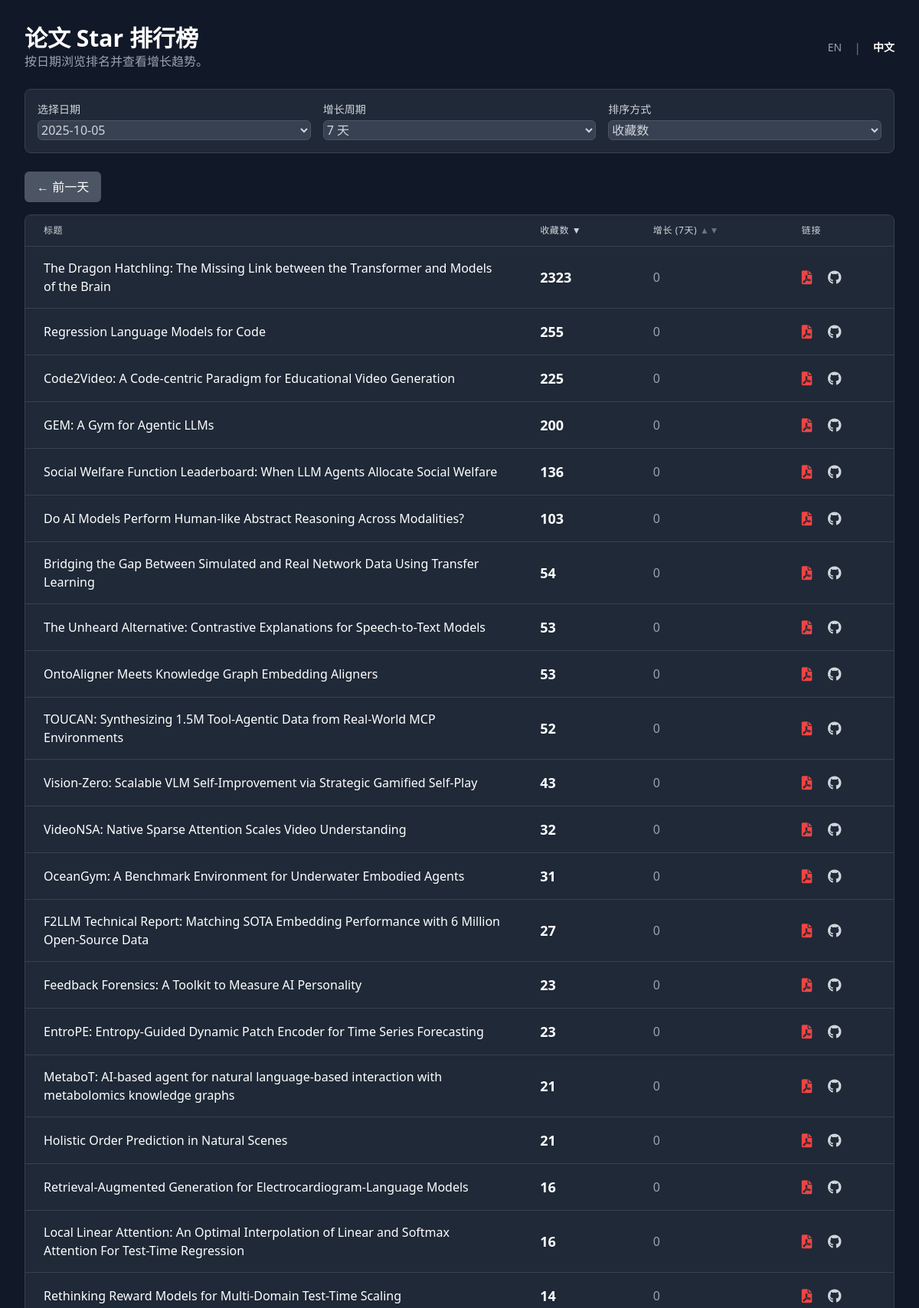
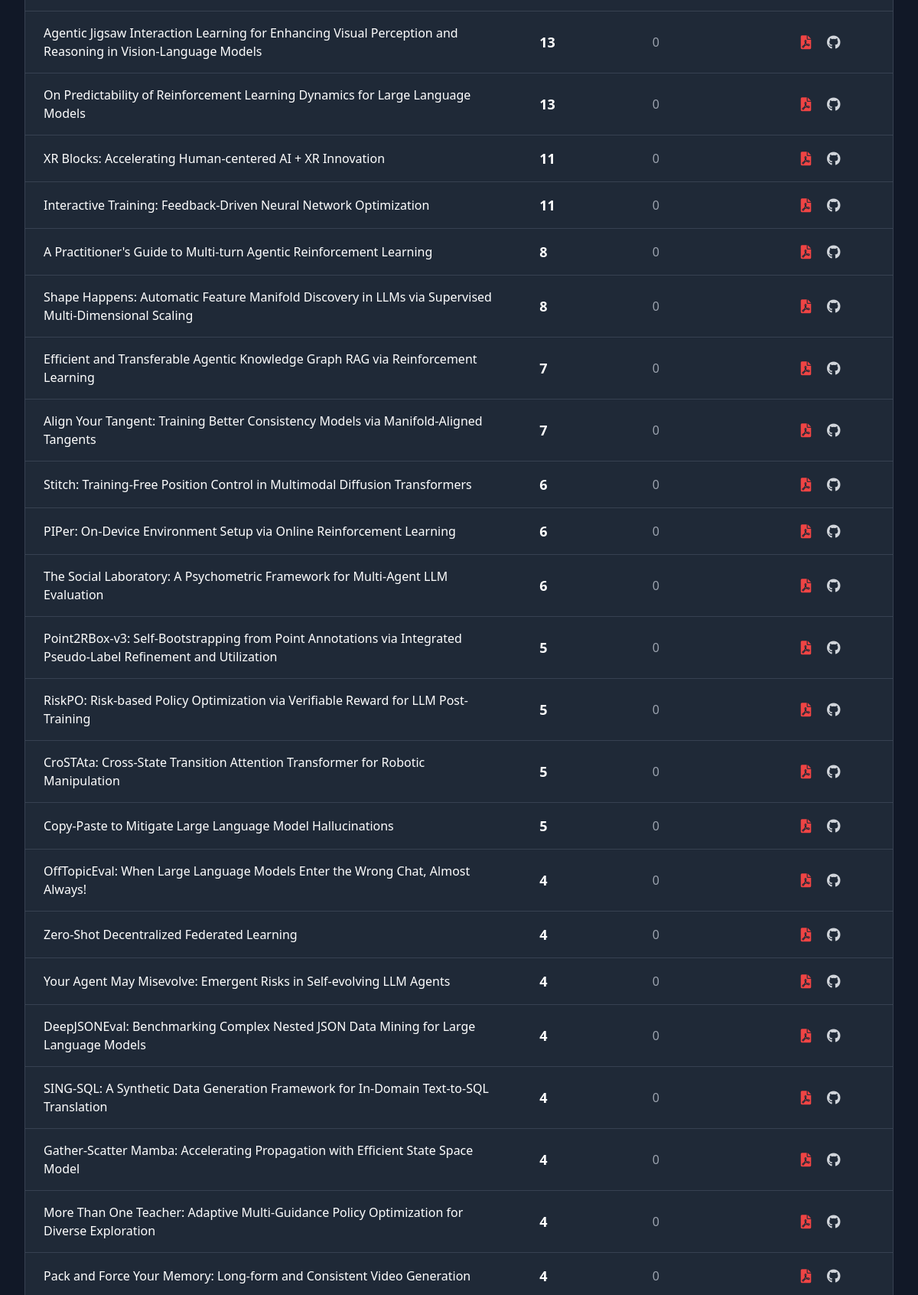
Page /?lang=zh (upper part) on the committed database (2 pictures, top to bottom).
### tables this page shows
CREATE TABLE star_counts (
                id INTEGER PRIMARY KEY AUTOINCREMENT,
                paper_id INTEGER,
                check_date TEXT,
                stars INTEGER,
                FOREIGN KEY (paper_id) REFERENCES papers (id),
                UNIQUE(paper_id, check_date)
            );

CREATE TABLE papers (
                id INTEGER PRIMARY KEY AUTOINCREMENT,
                arxiv_id TEXT UNIQUE NOT NULL,
                title TEXT,
                pdf_link TEXT,
                published_date TEXT,
                github_link TEXT
            );

### app.py (the view)
@app.route("/")
def index():
    db = get_db()
    lang = request.args.get('lang', 'en')
    if lang not in TRANSLATIONS:
        lang = 'en'
    T = TRANSLATIONS[lang]
    if db is None:
        return render_template("index.html", error=T['error_no_db'], T=T, lang=lang)
    cursor = db.cursor()
    cursor.execute("SELECT DISTINCT check_date FROM star_counts ORDER BY check_date DESC")
    available_dates = [row['check_date'] for row in cursor.fetchall()]
    if not available_dates:
        return render_template("index.html", data=[], available_dates=[], T=T, lang=lang, no_data=True)
    selected_date = request.args.get("date", available_dates[0])
    growth_days = int(request.args.get("growth_days", 7))
    sort_by = request.args.get("sort_by", "stars")
    order = request.args.get("order", "desc")
    page = int(request.args.get("page", 1))
    per_page = 50
    order_direction = "ASC" if order.lower() == "asc" else "DESC"
    sort_column = "growth" if sort_by == "growth" else "current_stars"
    query = f"""
        SELECT
            p.title AS "Title",
            p.pdf_link AS "Pdf_Link",
            p.github_link AS "Github_Link",
            p.arxiv_id AS "Arxiv_ID",
            s1.stars AS current_stars,
            (s1.stars - IFNULL(s2.stars, s1.stars)) AS growth
        FROM papers p
        JOIN star_counts s1 ON p.id = s1.paper_id
        LEFT JOIN star_counts s2 ON p.id = s2.paper_id AND s2.check_date = (
            SELECT MAX(check_date)
            FROM star_counts
            WHERE paper_id = p.id AND check_date < DATE(?, '-{growth_days} days')
        )
        WHERE s1.check_date = ?
        ORDER BY {sort_column} {order_direction}, current_stars DESC
    """
    cursor.execute(query, (selected_date, selected_date))
    all_data = cursor.fetchall()
    total_items = len(all_data)
    total_pages = (total_items + per_page - 1) // per_page
    if page > total_pages and total_pages > 0:
        return redirect(url_for_params('index', page=total_pages))
    start_index = (page - 1) * per_page
    end_index = start_index + per_page
    paginated_data = all_data[start_index:end_index]
    prev_date, next_date = None, None
    if selected_date in available_dates:
        current_index = available_dates.index(selected_date)
        if current_index < len(available_dates) - 1:
            prev_date = available_dates[current_index + 1] # Dates are DESC
        if current_index > 0:
            next_date = available_dates[current_index - 1]
    return render_template(
        "index.html",
        data=[dict(row) for row in paginated_data], # Convert rows to dicts
        page=page,
        total_pages=total_pages,
        total_items=total_items,
        start_index=start_index,
        end_index=min(end_index, total_items),
        sort_by=sort_by,
        order=order,
        date_cols=available_dates,
        selected_date=selected_date,
        growth_days=growth_days,
        growth_col_name="growth", # For consistency in template
        prev_date=prev_date,
        next_date=next_date,
        lang=lang,
        T=T
    )

### app.py (called while the page is built)
def get_db():
    if 'db' not in g:
        if not os.path.exists(DATABASE):
            return None # Return None if the database file does not exist
        g.db = sqlite3.connect(DATABASE)
        g.db.row_factory = sqlite3.Row
    return g.db

@app.context_processor
def utility_processor():
    def url_for_params(endpoint, **values):
        args = request.args.copy()
        for key, value in values.items():
            args[key] = value
        return url_for(endpoint, **args)
    return dict(url_for_params=url_for_params)

### templates/index.html (shortened to what this page needs)
<!DOCTYPE html>
<html lang="{{ lang }}">
<head>
    <script src="https://cdn.tailwindcss.com"></script>
    <link href="https://cdnjs.cloudflare.com/ajax/libs/font-awesome/6.0.0-beta3/css/all.min.css" rel="stylesheet">
</head>
<body class="font-sans">
    <div class="container mx-auto p-4 md:p-8 max-w-7xl">
        <header class="flex justify-between items-center mb-6">
            <div>
                <h1 class="text-3xl font-bold text-white">{{ T.main_header }}</h1>
                <p class="text-gray-400">{{ T.sub_header }}</p>
            </div>
            <div class="flex items-center space-x-4">
                <a href="{{ url_for_params('index', lang='en') }}" class="text-sm {{ 'font-bold text-white' if lang == 'en' else 'text-gray-400 hover:text-white' }}">EN</a>
                <span class="text-gray-500">|</span>
                <a href="{{ url_for_params('index', lang='zh') }}" class="text-sm {{ 'font-bold text-white' if lang == 'zh' else 'text-gray-400 hover:text-white' }}">中文</a>
            </div>
        </header>
        {% if error %}
            <div class="card p-4 rounded-lg mb-6 error-message text-center">
                {{ error }}
            </div>
        {% else %}
        <div class="card p-4 rounded-lg mb-6">
            <form method="GET" action="{{ url_for('index') }}" class="grid grid-cols-1 md:grid-cols-3 gap-4 items-end">
                <div>
                    <label for="date" class="block text-sm font-medium mb-1">{{ T.select_date }}</label>
                    <select id="date" name="date" class="form-select w-full rounded-md" onchange="this.form.submit()">
                        {% for d in date_cols %}
                        <option value="{{ d }}" {% if d == selected_date %}selected{% endif %}>{{ d }}</option>
                        {% endfor %}
                    </select>
                </div>
                <div>
                    <label for="growth_days" class="block text-sm font-medium mb-1">{{ T.growth_period }}</label>
                    <select id="growth_days" name="growth_days" class="form-select w-full rounded-md" onchange="this.form.submit()">
                        <option value="7" {% if growth_days == 7 %}selected{% endif %}>7 {{ T.days }}</option>
                    </select>
                </div>
                <div>
                    <label for="sort_by" class="block text-sm font-medium mb-1">{{ T.sort_by }}</label>
                    <select id="sort_by" name="sort_by" class="form-select w-full rounded-md" onchange="this.form.submit()">
                        <option value="stars" {% if sort_by == 'stars' %}selected{% endif %}>{{ T.stars }}</option>
                    </select>
                </div>
            </form>
        </div>
        <div class="flex justify-between items-center my-4">
            {% if prev_date %}
                <a href="{{ url_for_params('index', date=prev_date) }}" class="btn-secondary px-4 py-2 rounded-md">&larr; {{ T.prev_day }}</a>
            {% else %}
                <span></span>
            {% endif %}
        </div>
        <div class="card rounded-lg overflow-x-auto">
            <table class="min-w-full divide-y divide-gray-700">
                <thead class="bg-gray-800">
                    <tr>
                        <th scope="col" class="px-6 py-3 text-left text-xs font-medium uppercase tracking-wider">{{ T.title }}</th>
                        <th scope="col" class="px-6 py-3 text-left text-xs font-medium uppercase tracking-wider">
                            <a href="{{ url_for_params('index', sort_by='stars', order='desc' if order == 'asc' and sort_by == 'stars' else 'asc') }}" class="hover:text-white">
                                {{ T.stars }}
                                {% if sort_by != 'stars' %}
                                    <span class="text-gray-500">&#9650;&#9660;</span>
                                {% elif order == 'desc' %}
                                    <span>&#9660;</span>
                                {% else %}
                                    <span>&#9650;</span>
                                {% endif %}
                            </a>
                        </th>
                        <th scope="col" class="px-6 py-3 text-left text-xs font-medium uppercase tracking-wider">
                             <a href="{{ url_for_params('index', sort_by='growth', order='desc' if order == 'asc' and sort_by == 'growth' else 'asc') }}" class="hover:text-white">
                                {{ T.growth }} ({{ growth_days }}{{ T.day if growth_days == 1 else T.days }})
                                {% if sort_by != 'growth' %}
                                    <span class="text-gray-500">&#9650;&#9660;</span>
                                {% elif order == 'desc' %}
                                    <span>&#9660;</span>
                                {% else %}
                                    <span>&#9650;</span>
                                {% endif %}
                            </a>
                        </th>
                        <th scope="col" class="px-6 py-3 text-left text-xs font-medium uppercase tracking-wider">{{ T.links }}</th>
                    </tr>
                </thead>
                <tbody class="divide-y divide-gray-700">
                    {% if data %}
                        {% for row in data %}
                        <tr class="hover:bg-gray-700/50">
                            <td class="px-6 py-4 whitespace-normal max-w-md">
                                <div class="truncate-multiline font-medium text-white">{{ row.Title }}</div>
                            </td>
                            <td class="px-6 py-4 whitespace-nowrap text-lg font-semibold text-white">{{ row.current_stars | int }}</td>
                            <td class="px-6 py-4 whitespace-nowrap">
                                {% if row.growth is not none and row.growth is number %}
                                    <span class="{{ 'text-green-400' if row.growth > 0 else 'text-red-400' if row.growth < 0 else 'text-gray-400' }}">
                                        {{ '+%d' | format(row.growth | int) if row.growth > 0 else row.growth | int }}
                                    </span>
                                {% else %}
                                    <span class="text-gray-500">N/A</span>
                                {% endif %}
                            </td>
                            <td class="px-6 py-4 whitespace-nowrap text-lg space-x-4">
                                {% if row.Pdf_Link and row.Pdf_Link != 'not_found' %}
                                <a href="{{ row.Pdf_Link }}" target="_blank" title="ArXiv PDF" class="text-red-500 hover:text-red-400"><i class="fas fa-file-pdf"></i></a>
                                {% endif %}
                                {% if row.Github_Link and row.Github_Link != 'not_found' and 'https://' in row.Github_Link %}
                                <a href="{{ row.Github_Link }}" target="_blank" title="GitHub Repository" class="text-gray-300 hover:text-white"><i class="fab fa-github"></i></a>
                                {% endif %}
                            </td>
                        </tr>
                        {% endfor %}
                    {% else %}
                        <tr>
                            <td colspan="4" class="text-center py-10 text-gray-500">{{ T.no_data }}</td>
                        </tr>
                    {% endif %}
                </tbody>
            </table>
        </div>
        {% endif %}
    </div>
</body>
</html>

### templates/index.html (style rules this page uses)
.truncate-multiline { display: -webkit-box; -webkit-line-clamp: 2; -webkit-box-orient: vertical; overflow: hidden; text-overflow: ellipsis; }
body { background-color: #111827; color: #d1d5db; }
.card { background-color: #1f2937; border: 1px solid #374151; }
.form-select, .form-input { background-color: #374151; color: #d1d5db; border: 1px solid #4b5563; }
.btn-secondary { background-color: #4b5563; color: white; transition: background-color 0.3s; }

### rows in the picture
star_counts: Title "The Dragon Hatchling: The Missing Link between the Transformer and Models of the Brain", current_stars "2323", growth "0"
star_counts: Title "Regression Language Models for Code", current_stars "255", growth "0"
star_counts: Title "Code2Video: A Code-centric Paradigm for Educational Video Generation", current_stars "225", growth "0"
star_counts: Title "GEM: A Gym for Agentic LLMs", current_stars "200", growth "0"
star_counts: Title "Social Welfare Function Leaderboard: When LLM Agents Allocate Social Welfare", current_stars "136", growth "0"
star_counts: Title "Do AI Models Perform Human-like Abstract Reasoning Across Modalities?", current_stars "103", growth "0"
star_counts: Title "Bridging the Gap Between Simulated and Real Network Data Using Transfer Learning", current_stars "54", growth "0"
star_counts: Title "The Unheard Alternative: Contrastive Explanations for Speech-to-Text Models", current_stars "53", growth "0"
star_counts: Title "OntoAligner Meets Knowledge Graph Embedding Aligners", current_stars "53", growth "0"
star_counts: Title "TOUCAN: Synthesizing 1.5M Tool-Agentic Data from Real-World MCP Environments", current_stars "52", growth "0"
star_counts: Title "Vision-Zero: Scalable VLM Self-Improvement via Strategic Gamified Self-Play", current_stars "43", growth "0"
star_counts: Title "VideoNSA: Native Sparse Attention Scales Video Understanding", current_stars "32", growth "0"
star_counts: Title "OceanGym: A Benchmark Environment for Underwater Embodied Agents", current_stars "31", growth "0"
star_counts: Title "F2LLM Technical Report: Matching SOTA Embedding Performance with 6 Million Open-Source Data", current_stars "27", growth "0"
star_counts: Title "Feedback Forensics: A Toolkit to Measure AI Personality", current_stars "23", growth "0"
star_counts: Title "EntroPE: Entropy-Guided Dynamic Patch Encoder for Time Series Forecasting", current_stars "23", growth "0"
star_counts: Title "MetaboT: AI-based agent for natural language-based interaction with metabolomics knowledge graphs", current_stars "21", growth "0"
star_counts: Title "Holistic Order Prediction in Natural Scenes", current_stars "21", growth "0"
star_counts: Title "Retrieval-Augmented Generation for Electrocardiogram-Language Models", current_stars "16", growth "0"
star_counts: Title "Local Linear Attention: An Optimal Interpolation of Linear and Softmax Attention For Test-Time Regression", current_stars "16", growth "0"
star_counts: Title "Rethinking Reward Models for Multi-Domain Test-Time Scaling", current_stars "14", growth "0"
star_counts: Title "Agentic Jigsaw Interaction Learning for Enhancing Visual Perception and Reasoning in Vision-Language Models", current_stars "13", growth "0"
star_counts: Title "On Predictability of Reinforcement Learning Dynamics for Large Language Models", current_stars "13", growth "0"
star_counts: Title "XR Blocks: Accelerating Human-centered AI + XR Innovation", current_stars "11", growth "0"
star_counts: Title "Interactive Training: Feedback-Driven Neural Network Optimization", current_stars "11", growth "0"
star_counts: Title "A Practitioner's Guide to Multi-turn Agentic Reinforcement Learning", current_stars "8", growth "0"
star_counts: Title "Shape Happens: Automatic Feature Manifold Discovery in LLMs via Supervised Multi-Dimensional Scaling", current_stars "8", growth "0"
star_counts: Title "Efficient and Transferable Agentic Knowledge Graph RAG via Reinforcement Learning", current_stars "7", growth "0"
star_counts: Title "Align Your Tangent: Training Better Consistency Models via Manifold-Aligned Tangents", current_stars "7", growth "0"
star_counts: Title "Stitch: Training-Free Position Control in Multimodal Diffusion Transformers", current_stars "6", growth "0"
star_counts: Title "PIPer: On-Device Environment Setup via Online Reinforcement Learning", current_stars "6", growth "0"
star_counts: Title "The Social Laboratory: A Psychometric Framework for Multi-Agent LLM Evaluation", current_stars "6", growth "0"
star_counts: Title "Point2RBox-v3: Self-Bootstrapping from Point Annotations via Integrated Pseudo-Label Refinement and Utilization", current_stars "5", growth "0"
star_counts: Title "RiskPO: Risk-based Policy Optimization via Verifiable Reward for LLM Post-Training", current_stars "5", growth "0"
star_counts: Title "CroSTAta: Cross-State Transition Attention Transformer for Robotic Manipulation", current_stars "5", growth "0"
star_counts: Title "Copy-Paste to Mitigate Large Language Model Hallucinations", current_stars "5", growth "0"
star_counts: Title "OffTopicEval: When Large Language Models Enter the Wrong Chat, Almost Always!", current_stars "4", growth "0"
star_counts: Title "Zero-Shot Decentralized Federated Learning", current_stars "4", growth "0"
star_counts: Title "Your Agent May Misevolve: Emergent Risks in Self-evolving LLM Agents", current_stars "4", growth "0"
star_counts: Title "DeepJSONEval: Benchmarking Complex Nested JSON Data Mining for Large Language Models", current_stars "4", growth "0"
star_counts: Title "SING-SQL: A Synthetic Data Generation Framework for In-Domain Text-to-SQL Translation", current_stars "4", growth "0"
star_counts: Title "Gather-Scatter Mamba: Accelerating Propagation with Efficient State Space Model", current_stars "4", growth "0"
star_counts: Title "More Than One Teacher: Adaptive Multi-Guidance Policy Optimization for Diverse Exploration", current_stars "4", growth "0"
star_counts: Title "Pack and Force Your Memory: Long-form and Consistent Video Generation", current_stars "4", growth "0"

### other values in the picture
{{ T.main_header }} "论文 Star 排行榜"
{{ T.sub_header }} "按日期浏览排名并查看增长趋势。"
{{ T.select_date }} "选择日期"
{{ T.growth_period }} "增长周期"
{{ T.sort_by }} "排序方式"
{{ T.prev_day }} "前一天"
{{ T.title }} "标题"
{{ T.stars }} "收藏数"
{{ T.growth }} "增长"
{{ growth_days }} "7"
{{ T.day if growth_days == 1 else T.days }} "天"
{{ T.links }} "链接"
form field date "2025-10-05"
form field sort_by "收藏数"
